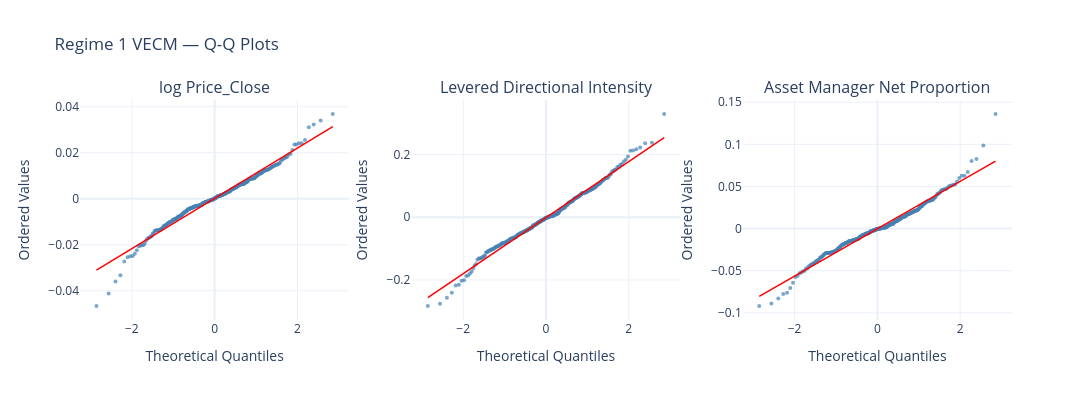

The cell this chart's notebook holds for it:
### Code cell
import plotly.graph_objects as go
from plotly.subplots import make_subplots
from scipy import stats
import numpy as np

resids    = results_r1.resid
var_names = r1_endog.columns.tolist()

fig = make_subplots(rows=1, cols=len(var_names),
                    subplot_titles=var_names)

for i, var in enumerate(var_names):
    r = resids[:, i]
    
    # Get theoretical and ordered quantiles
    (theoretical_q, ordered_q), (slope, intercept, _) = stats.probplot(r, dist='norm')
    
    # Scatter points
    fig.add_trace(
        go.Scatter(
            x=theoretical_q,
            y=ordered_q,
            mode='markers',
            marker=dict(color='steelblue', size=4, opacity=0.7),
            name=var,
            showlegend=False
        ),
        row=1, col=i+1
    )
    
    # Reference line
    x_line = np.array([min(theoretical_q), max(theoretical_q)])
    y_line = slope * x_line + intercept
    
    fig.add_trace(
        go.Scatter(
            x=x_line,
            y=y_line,
            mode='lines',
            line=dict(color='red', width=1.5),
            showlegend=False
        ),
        row=1, col=i+1
    )
    
    # Axis labels
    fig.update_xaxes(title_text='Theoretical Quantiles', row=1, col=i+1)
    fig.update_yaxes(title_text='Ordered Values',        row=1, col=i+1)

fig.update_layout(
    title='Regime 1 VECM — Q-Q Plots',
    template='plotly_white',
    height=400,
    width=1100
)

fig.show()

### Figure 1 — Plotly figure (JSON) as saved in the notebook; plotly's stock layout.template omitted (floating-point values rounded to 4 significant figures; data arrays with more than 128 entries replaced by an {"elided": "..."} marker saying what was removed)
{"data": [{"marker": {"color": "steelblue", "opacity": 0.7, "size": 4}, "mode": "markers", "name": "log Price_Close", "showlegend": false, "type": "scatter", "x": {"elided": "322 float values"}, "xaxis": "x", "y": {"elided": "322 float values"}, "yaxis": "y"}, {"line": {"color": "red", "width": 1.5}, "mode": "lines", "showlegend": false, "type": "scatter", "x": [-2.855, 2.855], "xaxis": "x", "y": [-0.03104, 0.03135], "yaxis": "y"}, {"marker": {"color": "steelblue", "opacity": 0.7, "size": 4}, "mode": "markers", "name": "Levered Directional Intensity", "showlegend": false, "type": "scatter", "x": {"elided": "322 float values"}, "xaxis": "x2", "y": {"elided": "322 float values"}, "yaxis": "y2"}, {"line": {"color": "red", "width": 1.5}, "mode": "lines", "showlegend": false, "type": "scatter", "x": [-2.855, 2.855], "xaxis": "x2", "y": [-0.2566, 0.2541], "yaxis": "y2"}, {"marker": {"color": "steelblue", "opacity": 0.7, "size": 4}, "mode": "markers", "name": "Asset Manager Net Proportion", "showlegend": false, "type": "scatter", "x": {"elided": "322 float values"}, "xaxis": "x3", "y": {"elided": "322 float values"}, "yaxis": "y3"}, {"line": {"color": "red", "width": 1.5}, "mode": "lines", "showlegend": false, "type": "scatter", "x": [-2.855, 2.855], "xaxis": "x3", "y": [-0.0805, 0.08006], "yaxis": "y3"}], "layout": {"annotations": [{"font": {"size": 16}, "showarrow": false, "text": "log Price_Close", "x": 0.1444, "xanchor": "center", "xref": "paper", "y": 1, "yanchor": "bottom", "yref": "paper"}, {"font": {"size": 16}, "showarrow": false, "text": "Levered Directional Intensity", "x": 0.5, "xanchor": "center", "xref": "paper", "y": 1, "yanchor": "bottom", "yref": "paper"}, {"font": {"size": 16}, "showarrow": false, "text": "Asset Manager Net Proportion", "x": 0.8556, "xanchor": "center", "xref": "paper", "y": 1, "yanchor": "bottom", "yref": "paper"}], "height": 400, "title": {"text": "Regime 1 VECM — Q-Q Plots"}, "width": 1100, "xaxis": {"anchor": "y", "domain": [0, 0.2889], "title": {"text": "Theoretical Quantiles"}}, "xaxis2": {"anchor": "y2", "domain": [0.3556, 0.6444], "title": {"text": "Theoretical Quantiles"}}, "xaxis3": {"anchor": "y3", "domain": [0.7111, 1], "title": {"text": "Theoretical Quantiles"}}, "yaxis": {"anchor": "x", "domain": [0, 1], "title": {"text": "Ordered Values"}}, "yaxis2": {"anchor": "x2", "domain": [0, 1], "title": {"text": "Ordered Values"}}, "yaxis3": {"anchor": "x3", "domain": [0, 1], "title": {"text": "Ordered Values"}}}}
